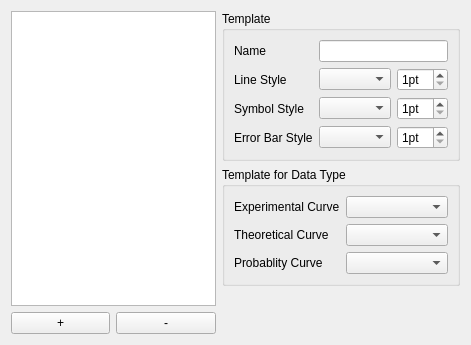
<?xml version="1.0" encoding="UTF-8"?>
<ui version="4.0">
 <class>CurveTemplateConfigPage</class>
 <widget class="QWidget" name="CurveTemplateConfigPage">
  <property name="geometry">
   <rect>
    <x>0</x>
    <y>0</y>
    <width>471</width>
    <height>345</height>
   </rect>
  </property>
  <property name="windowTitle">
   <string>Form</string>
  </property>
  <layout class="QGridLayout" name="gridLayout_4">
   <item row="0" column="0" rowspan="3">
    <layout class="QGridLayout" name="gridLayout_3">
     <item row="1" column="0">
      <widget class="QPushButton" name="btnAdd">
       <property name="text">
        <string>+</string>
       </property>
      </widget>
     </item>
     <item row="1" column="1">
      <widget class="QPushButton" name="btnRemove">
       <property name="text">
        <string>-</string>
       </property>
      </widget>
     </item>
     <item row="0" column="0" colspan="2">
      <widget class="QListView" name="templateList"/>
     </item>
    </layout>
   </item>
   <item row="0" column="1">
    <widget class="QGroupBox" name="groupTemplate">
     <property name="title">
      <string>Template</string>
     </property>
     <layout class="QGridLayout" name="gridLayout">
      <item row="0" column="0">
       <widget class="QLabel" name="lblName">
        <property name="text">
         <string>Name</string>
        </property>
        <property name="buddy">
         <cstring>editName</cstring>
        </property>
       </widget>
      </item>
      <item row="0" column="1" colspan="2">
       <widget class="QLineEdit" name="editName"/>
      </item>
      <item row="1" column="0">
       <widget class="QLabel" name="lblLineStyle">
        <property name="text">
         <string>Line Style</string>
        </property>
        <property name="buddy">
         <cstring>comboLineStyle</cstring>
        </property>
       </widget>
      </item>
      <item row="1" column="1">
       <widget class="LineStyleCombo" name="comboLineStyle">
        <property name="sizePolicy">
         <sizepolicy hsizetype="MinimumExpanding" vsizetype="Fixed">
          <horstretch>0</horstretch>
          <verstretch>0</verstretch>
         </sizepolicy>
        </property>
       </widget>
      </item>
      <item row="1" column="2">
       <widget class="QSpinBox" name="spinLineWidth">
        <property name="sizePolicy">
         <sizepolicy hsizetype="MinimumExpanding" vsizetype="Fixed">
          <horstretch>0</horstretch>
          <verstretch>0</verstretch>
         </sizepolicy>
        </property>
        <property name="suffix">
         <string>pt</string>
        </property>
        <property name="minimum">
         <number>1</number>
        </property>
       </widget>
      </item>
      <item row="2" column="0">
       <widget class="QLabel" name="lblSymbolStyle">
        <property name="text">
         <string>Symbol Style</string>
        </property>
        <property name="buddy">
         <cstring>comboSymbolStyle</cstring>
        </property>
       </widget>
      </item>
      <item row="2" column="1">
       <widget class="SymbolStyleCombo" name="comboSymbolStyle">
        <property name="sizePolicy">
         <sizepolicy hsizetype="MinimumExpanding" vsizetype="Fixed">
          <horstretch>0</horstretch>
          <verstretch>0</verstretch>
         </sizepolicy>
        </property>
       </widget>
      </item>
      <item row="2" column="2">
       <widget class="QSpinBox" name="spinSymbolSize">
        <property name="sizePolicy">
         <sizepolicy hsizetype="MinimumExpanding" vsizetype="Fixed">
          <horstretch>0</horstretch>
          <verstretch>0</verstretch>
         </sizepolicy>
        </property>
        <property name="suffix">
         <string>pt</string>
        </property>
        <property name="minimum">
         <number>1</number>
        </property>
       </widget>
      </item>
      <item row="3" column="0">
       <widget class="QLabel" name="lblErrorBarStyle">
        <property name="text">
         <string>Error Bar Style</string>
        </property>
        <property name="buddy">
         <cstring>comboErrorBarStyle</cstring>
        </property>
       </widget>
      </item>
      <item row="3" column="1">
       <widget class="LineStyleCombo" name="comboErrorBarStyle">
        <property name="sizePolicy">
         <sizepolicy hsizetype="MinimumExpanding" vsizetype="Fixed">
          <horstretch>0</horstretch>
          <verstretch>0</verstretch>
         </sizepolicy>
        </property>
       </widget>
      </item>
      <item row="3" column="2">
       <widget class="QSpinBox" name="spinErrorBarWidth">
        <property name="sizePolicy">
         <sizepolicy hsizetype="MinimumExpanding" vsizetype="Fixed">
          <horstretch>0</horstretch>
          <verstretch>0</verstretch>
         </sizepolicy>
        </property>
        <property name="suffix">
         <string>pt</string>
        </property>
        <property name="minimum">
         <number>1</number>
        </property>
       </widget>
      </item>
     </layout>
    </widget>
   </item>
   <item row="1" column="1">
    <widget class="QGroupBox" name="groupTemplateByType">
     <property name="title">
      <string>Template for Data Type</string>
     </property>
     <layout class="QGridLayout" name="gridLayout_2">
      <item row="0" column="0">
       <widget class="QLabel" name="lblExperimentalCurve">
        <property name="text">
         <string>Experimental Curve</string>
        </property>
        <property name="buddy">
         <cstring>comboExperimentalCurveTemplate</cstring>
        </property>
       </widget>
      </item>
      <item row="0" column="1">
       <widget class="QComboBox" name="comboExperimentalCurveTemplate"/>
      </item>
      <item row="4" column="1">
       <widget class="QComboBox" name="comboProbabilityCurveTemplate"/>
      </item>
      <item row="4" column="0">
       <widget class="QLabel" name="lblProbabilityCurve">
        <property name="text">
         <string>Probablity Curve</string>
        </property>
        <property name="buddy">
         <cstring>comboProbabilityCurveTemplate</cstring>
        </property>
       </widget>
      </item>
      <item row="1" column="1">
       <widget class="QComboBox" name="comboTheoreticalCurveTemplate"/>
      </item>
      <item row="1" column="0">
       <widget class="QLabel" name="lblTheoreticalCurve">
        <property name="text">
         <string>Theoretical Curve</string>
        </property>
        <property name="buddy">
         <cstring>comboTheoreticalCurveTemplate</cstring>
        </property>
       </widget>
      </item>
     </layout>
    </widget>
   </item>
   <item row="2" column="1">
    <spacer name="verticalSpacer">
     <property name="orientation">
      <enum>Qt::Vertical</enum>
     </property>
     <property name="sizeHint" stdset="0">
      <size>
       <width>0</width>
       <height>0</height>
      </size>
     </property>
    </spacer>
   </item>
  </layout>
 </widget>
 <customwidgets>
  <customwidget>
   <class>LineStyleCombo</class>
   <extends>QComboBox</extends>
   <header>saxsview_linestylecombo.h</header>
  </customwidget>
  <customwidget>
   <class>SymbolStyleCombo</class>
   <extends>QComboBox</extends>
   <header>saxsview_symbolstylecombo.h</header>
  </customwidget>
 </customwidgets>
 <tabstops>
  <tabstop>editName</tabstop>
  <tabstop>comboLineStyle</tabstop>
  <tabstop>spinLineWidth</tabstop>
  <tabstop>comboSymbolStyle</tabstop>
  <tabstop>spinSymbolSize</tabstop>
  <tabstop>comboErrorBarStyle</tabstop>
  <tabstop>spinErrorBarWidth</tabstop>
  <tabstop>comboExperimentalCurveTemplate</tabstop>
  <tabstop>comboTheoreticalCurveTemplate</tabstop>
  <tabstop>comboProbabilityCurveTemplate</tabstop>
 </tabstops>
 <resources/>
 <connections/>
</ui>
